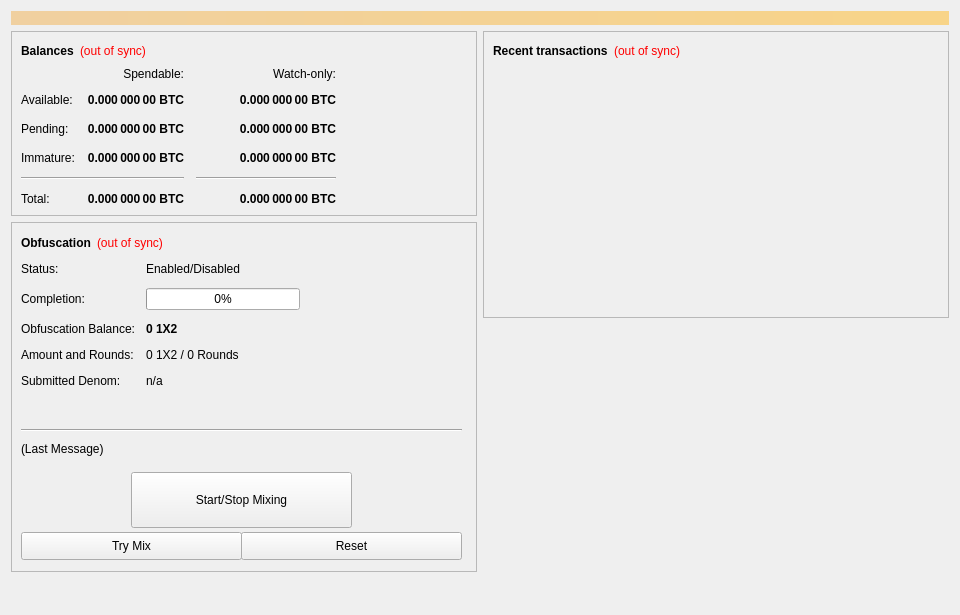
<?xml version="1.0" encoding="UTF-8"?>
<ui version="4.0">
 <class>OverviewPage</class>
 <widget class="QWidget" name="OverviewPage">
  <property name="geometry">
   <rect>
    <x>0</x>
    <y>0</y>
    <width>960</width>
    <height>615</height>
   </rect>
  </property>
  <property name="minimumSize">
   <size>
    <width>960</width>
    <height>0</height>
   </size>
  </property>
  <property name="windowTitle">
   <string>Form</string>
  </property>
  <layout class="QVBoxLayout" name="topLayout">
   <item>
    <widget class="QLabel" name="labelAlerts">
     <property name="visible">
      <bool>false</bool>
     </property>
     <property name="styleSheet">
      <string notr="true">background-color: qlineargradient(x1: 0, y1: 0, x2: 1, y2: 0, stop:0 #F0D0A0, stop:1 #F8D488); color:#000000;</string>
     </property>
     <property name="wordWrap">
      <bool>true</bool>
     </property>
     <property name="margin">
      <number>3</number>
     </property>
    </widget>
   </item>
   <item>
    <layout class="QHBoxLayout" name="horizontalLayout" stretch="1,1">
     <item>
      <layout class="QVBoxLayout" name="verticalLayout_2">
       <item>
        <widget class="QFrame" name="frame">
         <property name="frameShape">
          <enum>QFrame::StyledPanel</enum>
         </property>
         <property name="frameShadow">
          <enum>QFrame::Raised</enum>
         </property>
         <layout class="QVBoxLayout" name="verticalLayout_4">
          <item>
           <layout class="QHBoxLayout" name="horizontalLayout_4">
            <item>
             <widget class="QLabel" name="label_5">
              <property name="font">
               <font>
                <weight>75</weight>
                <bold>true</bold>
               </font>
              </property>
              <property name="text">
               <string>Balances</string>
              </property>
             </widget>
            </item>
            <item>
             <widget class="QLabel" name="labelWalletStatus">
              <property name="cursor">
               <cursorShape>WhatsThisCursor</cursorShape>
              </property>
              <property name="toolTip">
               <string>The displayed information may be out of date. Your wallet automatically synchronizes with the 1X2 Coin network after a connection is established, but this process has not completed yet.</string>
              </property>
              <property name="styleSheet">
               <string notr="true">QLabel { color: red; }</string>
              </property>
              <property name="text">
               <string notr="true">(out of sync)</string>
              </property>
              <property name="alignment">
               <set>Qt::AlignLeading|Qt::AlignLeft|Qt::AlignVCenter</set>
              </property>
             </widget>
            </item>
            <item>
             <spacer name="horizontalSpacer_3">
              <property name="orientation">
               <enum>Qt::Horizontal</enum>
              </property>
              <property name="sizeHint" stdset="0">
               <size>
                <width>40</width>
                <height>20</height>
               </size>
              </property>
             </spacer>
            </item>
           </layout>
          </item>
          <item>
           <layout class="QGridLayout" name="gridLayout">
            <property name="spacing">
             <number>12</number>
            </property>
            <item row="2" column="2">
             <widget class="QLabel" name="labelWatchPending">
              <property name="font">
               <font>
                <weight>75</weight>
                <bold>true</bold>
               </font>
              </property>
              <property name="cursor">
               <cursorShape>IBeamCursor</cursorShape>
              </property>
              <property name="toolTip">
               <string>Unconfirmed transactions to watch-only addresses</string>
              </property>
              <property name="text">
               <string notr="true">0.000 000 00 BTC</string>
              </property>
              <property name="alignment">
               <set>Qt::AlignRight|Qt::AlignTrailing|Qt::AlignVCenter</set>
              </property>
              <property name="textInteractionFlags">
               <set>Qt::LinksAccessibleByMouse|Qt::TextSelectableByKeyboard|Qt::TextSelectableByMouse</set>
              </property>
             </widget>
            </item>
            <item row="2" column="1">
             <widget class="QLabel" name="labelUnconfirmed">
              <property name="font">
               <font>
                <weight>75</weight>
                <bold>true</bold>
               </font>
              </property>
              <property name="cursor">
               <cursorShape>IBeamCursor</cursorShape>
              </property>
              <property name="toolTip">
               <string>Total of transactions that have yet to be confirmed, and do not yet count toward the spendable balance</string>
              </property>
              <property name="text">
               <string notr="true">0.000 000 00 BTC</string>
              </property>
              <property name="alignment">
               <set>Qt::AlignRight|Qt::AlignTrailing|Qt::AlignVCenter</set>
              </property>
              <property name="textInteractionFlags">
               <set>Qt::LinksAccessibleByMouse|Qt::TextSelectableByKeyboard|Qt::TextSelectableByMouse</set>
              </property>
             </widget>
            </item>
            <item row="3" column="2">
             <widget class="QLabel" name="labelWatchImmature">
              <property name="font">
               <font>
                <weight>75</weight>
                <bold>true</bold>
               </font>
              </property>
              <property name="cursor">
               <cursorShape>IBeamCursor</cursorShape>
              </property>
              <property name="toolTip">
               <string>Staked or masternode rewards in watch-only addresses that has not yet matured</string>
              </property>
              <property name="text">
               <string notr="true">0.000 000 00 BTC</string>
              </property>
              <property name="alignment">
               <set>Qt::AlignRight|Qt::AlignTrailing|Qt::AlignVCenter</set>
              </property>
              <property name="textInteractionFlags">
               <set>Qt::LinksAccessibleByMouse|Qt::TextSelectableByKeyboard|Qt::TextSelectableByMouse</set>
              </property>
             </widget>
            </item>
            <item row="4" column="0" colspan="2">
             <widget class="Line" name="lineSpendableBalance">
              <property name="orientation">
               <enum>Qt::Horizontal</enum>
              </property>
             </widget>
            </item>
            <item row="4" column="2">
             <widget class="Line" name="lineWatchBalance">
              <property name="sizePolicy">
               <sizepolicy hsizetype="Preferred" vsizetype="Fixed">
                <horstretch>0</horstretch>
                <verstretch>0</verstretch>
               </sizepolicy>
              </property>
              <property name="minimumSize">
               <size>
                <width>140</width>
                <height>0</height>
               </size>
              </property>
              <property name="orientation">
               <enum>Qt::Horizontal</enum>
              </property>
             </widget>
            </item>
            <item row="5" column="0">
             <widget class="QLabel" name="labelTotalText">
              <property name="text">
               <string>Total:</string>
              </property>
             </widget>
            </item>
            <item row="3" column="1">
             <widget class="QLabel" name="labelImmature">
              <property name="font">
               <font>
                <weight>75</weight>
                <bold>true</bold>
               </font>
              </property>
              <property name="cursor">
               <cursorShape>IBeamCursor</cursorShape>
              </property>
              <property name="toolTip">
               <string>Staked or masternode rewards that has not yet matured</string>
              </property>
              <property name="text">
               <string notr="true">0.000 000 00 BTC</string>
              </property>
              <property name="alignment">
               <set>Qt::AlignRight|Qt::AlignTrailing|Qt::AlignVCenter</set>
              </property>
              <property name="textInteractionFlags">
               <set>Qt::LinksAccessibleByMouse|Qt::TextSelectableByKeyboard|Qt::TextSelectableByMouse</set>
              </property>
             </widget>
            </item>
            <item row="2" column="3">
             <spacer name="horizontalSpacer_2">
              <property name="orientation">
               <enum>Qt::Horizontal</enum>
              </property>
              <property name="sizeHint" stdset="0">
               <size>
                <width>40</width>
                <height>20</height>
               </size>
              </property>
             </spacer>
            </item>
            <item row="3" column="0">
             <widget class="QLabel" name="labelImmatureText">
              <property name="text">
               <string>Immature:</string>
              </property>
             </widget>
            </item>
            <item row="5" column="1">
             <widget class="QLabel" name="labelTotal">
              <property name="font">
               <font>
                <weight>75</weight>
                <bold>true</bold>
               </font>
              </property>
              <property name="cursor">
               <cursorShape>IBeamCursor</cursorShape>
              </property>
              <property name="toolTip">
               <string>Your current total balance</string>
              </property>
              <property name="text">
               <string notr="true">0.000 000 00 BTC</string>
              </property>
              <property name="alignment">
               <set>Qt::AlignRight|Qt::AlignTrailing|Qt::AlignVCenter</set>
              </property>
              <property name="textInteractionFlags">
               <set>Qt::LinksAccessibleByMouse|Qt::TextSelectableByKeyboard|Qt::TextSelectableByMouse</set>
              </property>
             </widget>
            </item>
            <item row="5" column="2">
             <widget class="QLabel" name="labelWatchTotal">
              <property name="font">
               <font>
                <weight>75</weight>
                <bold>true</bold>
               </font>
              </property>
              <property name="cursor">
               <cursorShape>IBeamCursor</cursorShape>
              </property>
              <property name="toolTip">
               <string>Current total balance in watch-only addresses</string>
              </property>
              <property name="text">
               <string notr="true">0.000 000 00 BTC</string>
              </property>
              <property name="alignment">
               <set>Qt::AlignRight|Qt::AlignTrailing|Qt::AlignVCenter</set>
              </property>
              <property name="textInteractionFlags">
               <set>Qt::LinksAccessibleByMouse|Qt::TextSelectableByKeyboard|Qt::TextSelectableByMouse</set>
              </property>
             </widget>
            </item>
            <item row="0" column="2">
             <widget class="QLabel" name="labelWatchonly">
              <property name="text">
               <string>Watch-only:</string>
              </property>
              <property name="alignment">
               <set>Qt::AlignRight|Qt::AlignTrailing|Qt::AlignVCenter</set>
              </property>
             </widget>
            </item>
            <item row="1" column="0">
             <widget class="QLabel" name="labelBalanceText">
              <property name="text">
               <string>Available:</string>
              </property>
             </widget>
            </item>
            <item row="1" column="1">
             <widget class="QLabel" name="labelBalance">
              <property name="font">
               <font>
                <weight>75</weight>
                <bold>true</bold>
               </font>
              </property>
              <property name="cursor">
               <cursorShape>IBeamCursor</cursorShape>
              </property>
              <property name="toolTip">
               <string>Your current spendable balance</string>
              </property>
              <property name="text">
               <string notr="true">0.000 000 00 BTC</string>
              </property>
              <property name="alignment">
               <set>Qt::AlignRight|Qt::AlignTrailing|Qt::AlignVCenter</set>
              </property>
              <property name="textInteractionFlags">
               <set>Qt::LinksAccessibleByMouse|Qt::TextSelectableByKeyboard|Qt::TextSelectableByMouse</set>
              </property>
             </widget>
            </item>
            <item row="1" column="2">
             <widget class="QLabel" name="labelWatchAvailable">
              <property name="font">
               <font>
                <weight>75</weight>
                <bold>true</bold>
               </font>
              </property>
              <property name="cursor">
               <cursorShape>IBeamCursor</cursorShape>
              </property>
              <property name="toolTip">
               <string>Your current balance in watch-only addresses</string>
              </property>
              <property name="text">
               <string notr="true">0.000 000 00 BTC</string>
              </property>
              <property name="alignment">
               <set>Qt::AlignRight|Qt::AlignTrailing|Qt::AlignVCenter</set>
              </property>
              <property name="textInteractionFlags">
               <set>Qt::LinksAccessibleByMouse|Qt::TextSelectableByKeyboard|Qt::TextSelectableByMouse</set>
              </property>
             </widget>
            </item>
            <item row="2" column="0">
             <widget class="QLabel" name="labelPendingText">
              <property name="text">
               <string>Pending:</string>
              </property>
             </widget>
            </item>
            <item row="0" column="1">
             <widget class="QLabel" name="labelSpendable">
              <property name="text">
               <string>Spendable:</string>
              </property>
              <property name="alignment">
               <set>Qt::AlignRight|Qt::AlignTrailing|Qt::AlignVCenter</set>
              </property>
             </widget>
            </item>
           </layout>
          </item>
         </layout>
        </widget>
       </item>
       <item>
        <widget class="QFrame" name="frameObfuscation">
         <property name="minimumSize">
          <size>
           <width>0</width>
           <height>350</height>
          </size>
         </property>
         <property name="layoutDirection">
          <enum>Qt::LeftToRight</enum>
         </property>
         <property name="frameShape">
          <enum>QFrame::StyledPanel</enum>
         </property>
         <property name="frameShadow">
          <enum>QFrame::Raised</enum>
         </property>
         <widget class="QWidget" name="formLayoutWidget">
          <property name="geometry">
           <rect>
            <x>10</x>
            <y>40</y>
            <width>451</width>
            <height>161</height>
           </rect>
          </property>
          <layout class="QFormLayout" name="formLayout">
           <property name="fieldGrowthPolicy">
            <enum>QFormLayout::AllNonFixedFieldsGrow</enum>
           </property>
           <property name="horizontalSpacing">
            <number>11</number>
           </property>
           <property name="verticalSpacing">
            <number>12</number>
           </property>
           <item row="0" column="0">
            <widget class="QLabel" name="label_6">
             <property name="text">
              <string>Status:</string>
             </property>
            </widget>
           </item>
           <item row="1" column="0">
            <widget class="QLabel" name="label_7">
             <property name="text">
              <string>Completion:</string>
             </property>
            </widget>
           </item>
           <item row="1" column="1">
            <widget class="QProgressBar" name="obfuscationProgress">
             <property name="maximumSize">
              <size>
               <width>154</width>
               <height>16777215</height>
              </size>
             </property>
             <property name="value">
              <number>0</number>
             </property>
            </widget>
           </item>
           <item row="2" column="0">
            <widget class="QLabel" name="labelAnonymizedText">
             <property name="text">
              <string>Obfuscation Balance:</string>
             </property>
            </widget>
           </item>
           <item row="2" column="1">
            <widget class="QLabel" name="labelAnonymized">
             <property name="font">
              <font>
               <weight>75</weight>
               <bold>true</bold>
              </font>
             </property>
             <property name="text">
              <string notr="true">0 1X2</string>
             </property>
            </widget>
           </item>
           <item row="3" column="0">
            <widget class="QLabel" name="label_8">
             <property name="text">
              <string>Amount and Rounds:</string>
             </property>
            </widget>
           </item>
           <item row="3" column="1">
            <widget class="QLabel" name="labelAmountRounds">
             <property name="text">
              <string>0 1X2 / 0 Rounds</string>
             </property>
            </widget>
           </item>
           <item row="4" column="0">
            <widget class="QLabel" name="label_9">
             <property name="text">
              <string>Submitted Denom:</string>
             </property>
            </widget>
           </item>
           <item row="4" column="1">
            <widget class="QLabel" name="labelSubmittedDenom">
             <property name="toolTip">
              <string>The denominations you submitted to the Masternode.&lt;br&gt;To mix, other users must submit the exact same denominations.</string>
             </property>
             <property name="text">
              <string>n/a</string>
             </property>
            </widget>
           </item>
           <item row="0" column="1">
            <widget class="QLabel" name="obfuscationEnabled">
             <property name="text">
              <string>Enabled/Disabled</string>
             </property>
            </widget>
           </item>
          </layout>
         </widget>
         <widget class="QPushButton" name="runAutoDenom">
          <property name="geometry">
           <rect>
            <x>251</x>
            <y>17</y>
            <width>1</width>
            <height>1</height>
           </rect>
          </property>
          <property name="palette">
           <palette>
            <active>
             <colorrole role="WindowText">
              <brush brushstyle="SolidPattern">
               <color alpha="255">
                <red>0</red>
                <green>0</green>
                <blue>0</blue>
               </color>
              </brush>
             </colorrole>
             <colorrole role="Button">
              <brush brushstyle="SolidPattern">
               <color alpha="255">
                <red>239</red>
                <green>238</green>
                <blue>238</blue>
               </color>
              </brush>
             </colorrole>
             <colorrole role="Light">
              <brush brushstyle="SolidPattern">
               <color alpha="255">
                <red>255</red>
                <green>255</green>
                <blue>255</blue>
               </color>
              </brush>
             </colorrole>
             <colorrole role="Midlight">
              <brush brushstyle="SolidPattern">
               <color alpha="255">
                <red>247</red>
                <green>246</green>
                <blue>246</blue>
               </color>
              </brush>
             </colorrole>
             <colorrole role="Dark">
              <brush brushstyle="SolidPattern">
               <color alpha="255">
                <red>119</red>
                <green>119</green>
                <blue>119</blue>
               </color>
              </brush>
             </colorrole>
             <colorrole role="Mid">
              <brush brushstyle="SolidPattern">
               <color alpha="255">
                <red>159</red>
                <green>159</green>
                <blue>159</blue>
               </color>
              </brush>
             </colorrole>
             <colorrole role="Text">
              <brush brushstyle="SolidPattern">
               <color alpha="255">
                <red>0</red>
                <green>0</green>
                <blue>0</blue>
               </color>
              </brush>
             </colorrole>
             <colorrole role="BrightText">
              <brush brushstyle="SolidPattern">
               <color alpha="255">
                <red>255</red>
                <green>255</green>
                <blue>255</blue>
               </color>
              </brush>
             </colorrole>
             <colorrole role="ButtonText">
              <brush brushstyle="SolidPattern">
               <color alpha="255">
                <red>0</red>
                <green>0</green>
                <blue>0</blue>
               </color>
              </brush>
             </colorrole>
             <colorrole role="Base">
              <brush brushstyle="SolidPattern">
               <color alpha="255">
                <red>255</red>
                <green>255</green>
                <blue>255</blue>
               </color>
              </brush>
             </colorrole>
             <colorrole role="Window">
              <brush brushstyle="SolidPattern">
               <color alpha="255">
                <red>239</red>
                <green>238</green>
                <blue>238</blue>
               </color>
              </brush>
             </colorrole>
             <colorrole role="Shadow">
              <brush brushstyle="SolidPattern">
               <color alpha="255">
                <red>0</red>
                <green>0</green>
                <blue>0</blue>
               </color>
              </brush>
             </colorrole>
             <colorrole role="AlternateBase">
              <brush brushstyle="SolidPattern">
               <color alpha="255">
                <red>247</red>
                <green>246</green>
                <blue>246</blue>
               </color>
              </brush>
             </colorrole>
             <colorrole role="ToolTipBase">
              <brush brushstyle="SolidPattern">
               <color alpha="255">
                <red>255</red>
                <green>255</green>
                <blue>220</blue>
               </color>
              </brush>
             </colorrole>
             <colorrole role="ToolTipText">
              <brush brushstyle="SolidPattern">
               <color alpha="255">
                <red>0</red>
                <green>0</green>
                <blue>0</blue>
               </color>
              </brush>
             </colorrole>
            </active>
            <inactive>
             <colorrole role="WindowText">
              <brush brushstyle="SolidPattern">
               <color alpha="255">
                <red>0</red>
                <green>0</green>
                <blue>0</blue>
               </color>
              </brush>
             </colorrole>
             <colorrole role="Button">
              <brush brushstyle="SolidPattern">
               <color alpha="255">
                <red>239</red>
                <green>238</green>
                <blue>238</blue>
               </color>
              </brush>
             </colorrole>
             <colorrole role="Light">
              <brush brushstyle="SolidPattern">
               <color alpha="255">
                <red>255</red>
                <green>255</green>
                <blue>255</blue>
               </color>
              </brush>
             </colorrole>
             <colorrole role="Midlight">
              <brush brushstyle="SolidPattern">
               <color alpha="255">
                <red>247</red>
                <green>246</green>
                <blue>246</blue>
               </color>
              </brush>
             </colorrole>
             <colorrole role="Dark">
              <brush brushstyle="SolidPattern">
               <color alpha="255">
                <red>119</red>
                <green>119</green>
                <blue>119</blue>
               </color>
              </brush>
             </colorrole>
             <colorrole role="Mid">
              <brush brushstyle="SolidPattern">
               <color alpha="255">
                <red>159</red>
                <green>159</green>
                <blue>159</blue>
               </color>
              </brush>
             </colorrole>
             <colorrole role="Text">
              <brush brushstyle="SolidPattern">
               <color alpha="255">
                <red>0</red>
                <green>0</green>
                <blue>0</blue>
               </color>
              </brush>
             </colorrole>
             <colorrole role="BrightText">
              <brush brushstyle="SolidPattern">
               <color alpha="255">
                <red>255</red>
                <green>255</green>
                <blue>255</blue>
               </color>
              </brush>
             </colorrole>
             <colorrole role="ButtonText">
              <brush brushstyle="SolidPattern">
               <color alpha="255">
                <red>0</red>
                <green>0</green>
                <blue>0</blue>
               </color>
              </brush>
             </colorrole>
             <colorrole role="Base">
              <brush brushstyle="SolidPattern">
               <color alpha="255">
                <red>255</red>
                <green>255</green>
                <blue>255</blue>
               </color>
              </brush>
             </colorrole>
             <colorrole role="Window">
              <brush brushstyle="SolidPattern">
               <color alpha="255">
                <red>239</red>
                <green>238</green>
                <blue>238</blue>
               </color>
              </brush>
             </colorrole>
             <colorrole role="Shadow">
              <brush brushstyle="SolidPattern">
               <color alpha="255">
                <red>0</red>
                <green>0</green>
                <blue>0</blue>
               </color>
              </brush>
             </colorrole>
             <colorrole role="AlternateBase">
              <brush brushstyle="SolidPattern">
               <color alpha="255">
                <red>247</red>
                <green>246</green>
                <blue>246</blue>
               </color>
              </brush>
             </colorrole>
             <colorrole role="ToolTipBase">
              <brush brushstyle="SolidPattern">
               <color alpha="255">
                <red>255</red>
                <green>255</green>
                <blue>220</blue>
               </color>
              </brush>
             </colorrole>
             <colorrole role="ToolTipText">
              <brush brushstyle="SolidPattern">
               <color alpha="255">
                <red>0</red>
                <green>0</green>
                <blue>0</blue>
               </color>
              </brush>
             </colorrole>
            </inactive>
            <disabled>
             <colorrole role="WindowText">
              <brush brushstyle="SolidPattern">
               <color alpha="255">
                <red>119</red>
                <green>119</green>
                <blue>119</blue>
               </color>
              </brush>
             </colorrole>
             <colorrole role="Button">
              <brush brushstyle="SolidPattern">
               <color alpha="255">
                <red>239</red>
                <green>238</green>
                <blue>238</blue>
               </color>
              </brush>
             </colorrole>
             <colorrole role="Light">
              <brush brushstyle="SolidPattern">
               <color alpha="255">
                <red>255</red>
                <green>255</green>
                <blue>255</blue>
               </color>
              </brush>
             </colorrole>
             <colorrole role="Midlight">
              <brush brushstyle="SolidPattern">
               <color alpha="255">
                <red>247</red>
                <green>246</green>
                <blue>246</blue>
               </color>
              </brush>
             </colorrole>
             <colorrole role="Dark">
              <brush brushstyle="SolidPattern">
               <color alpha="255">
                <red>119</red>
                <green>119</green>
                <blue>119</blue>
               </color>
              </brush>
             </colorrole>
             <colorrole role="Mid">
              <brush brushstyle="SolidPattern">
               <color alpha="255">
                <red>159</red>
                <green>159</green>
                <blue>159</blue>
               </color>
              </brush>
             </colorrole>
             <colorrole role="Text">
              <brush brushstyle="SolidPattern">
               <color alpha="255">
                <red>119</red>
                <green>119</green>
                <blue>119</blue>
               </color>
              </brush>
             </colorrole>
             <colorrole role="BrightText">
              <brush brushstyle="SolidPattern">
               <color alpha="255">
                <red>255</red>
                <green>255</green>
                <blue>255</blue>
               </color>
              </brush>
             </colorrole>
             <colorrole role="ButtonText">
              <brush brushstyle="SolidPattern">
               <color alpha="255">
                <red>119</red>
                <green>119</green>
                <blue>119</blue>
               </color>
              </brush>
             </colorrole>
             <colorrole role="Base">
              <brush brushstyle="SolidPattern">
               <color alpha="255">
                <red>239</red>
                <green>238</green>
                <blue>238</blue>
               </color>
              </brush>
             </colorrole>
             <colorrole role="Window">
              <brush brushstyle="SolidPattern">
               <color alpha="255">
                <red>239</red>
                <green>238</green>
                <blue>238</blue>
               </color>
              </brush>
             </colorrole>
             <colorrole role="Shadow">
              <brush brushstyle="SolidPattern">
               <color alpha="255">
                <red>0</red>
                <green>0</green>
                <blue>0</blue>
               </color>
              </brush>
             </colorrole>
             <colorrole role="AlternateBase">
              <brush brushstyle="SolidPattern">
               <color alpha="255">
                <red>239</red>
                <green>238</green>
                <blue>238</blue>
               </color>
              </brush>
             </colorrole>
             <colorrole role="ToolTipBase">
              <brush brushstyle="SolidPattern">
               <color alpha="255">
                <red>255</red>
                <green>255</green>
                <blue>220</blue>
               </color>
              </brush>
             </colorrole>
             <colorrole role="ToolTipText">
              <brush brushstyle="SolidPattern">
               <color alpha="255">
                <red>0</red>
                <green>0</green>
                <blue>0</blue>
               </color>
              </brush>
             </colorrole>
            </disabled>
           </palette>
          </property>
          <property name="focusPolicy">
           <enum>Qt::NoFocus</enum>
          </property>
          <property name="autoFillBackground">
           <bool>true</bool>
          </property>
          <property name="text">
           <string/>
          </property>
          <property name="flat">
           <bool>true</bool>
          </property>
         </widget>
         <widget class="QPushButton" name="toggleObfuscation">
          <property name="geometry">
           <rect>
            <x>120</x>
            <y>250</y>
            <width>221</width>
            <height>56</height>
           </rect>
          </property>
          <property name="sizePolicy">
           <sizepolicy hsizetype="MinimumExpanding" vsizetype="Fixed">
            <horstretch>0</horstretch>
            <verstretch>0</verstretch>
           </sizepolicy>
          </property>
          <property name="text">
           <string>Start/Stop Mixing</string>
          </property>
         </widget>
         <widget class="Line" name="lineLastMessage">
          <property name="geometry">
           <rect>
            <x>10</x>
            <y>200</y>
            <width>441</width>
            <height>16</height>
           </rect>
          </property>
          <property name="orientation">
           <enum>Qt::Horizontal</enum>
          </property>
         </widget>
         <widget class="QLabel" name="obfuscationStatus">
          <property name="geometry">
           <rect>
            <x>10</x>
            <y>220</y>
            <width>451</width>
            <height>61</height>
           </rect>
          </property>
          <property name="minimumSize">
           <size>
            <width>288</width>
            <height>43</height>
           </size>
          </property>
          <property name="text">
           <string>(Last Message)</string>
          </property>
          <property name="alignment">
           <set>Qt::AlignLeading|Qt::AlignLeft|Qt::AlignTop</set>
          </property>
          <property name="wordWrap">
           <bool>true</bool>
          </property>
         </widget>
         <widget class="QPushButton" name="obfuscationAuto">
          <property name="geometry">
           <rect>
            <x>10</x>
            <y>310</y>
            <width>221</width>
            <height>28</height>
           </rect>
          </property>
          <property name="sizePolicy">
           <sizepolicy hsizetype="MinimumExpanding" vsizetype="Fixed">
            <horstretch>0</horstretch>
            <verstretch>0</verstretch>
           </sizepolicy>
          </property>
          <property name="toolTip">
           <string>Try to manually submit a Obfuscation request.</string>
          </property>
          <property name="text">
           <string>Try Mix</string>
          </property>
         </widget>
         <widget class="QPushButton" name="obfuscationReset">
          <property name="geometry">
           <rect>
            <x>230</x>
            <y>310</y>
            <width>221</width>
            <height>28</height>
           </rect>
          </property>
          <property name="sizePolicy">
           <sizepolicy hsizetype="MinimumExpanding" vsizetype="Fixed">
            <horstretch>0</horstretch>
            <verstretch>0</verstretch>
           </sizepolicy>
          </property>
          <property name="toolTip">
           <string>Reset the current status of Obfuscation (can interrupt Obfuscation if it's in the process of Mixing, which can cost you money!)</string>
          </property>
          <property name="autoFillBackground">
           <bool>false</bool>
          </property>
          <property name="text">
           <string>Reset</string>
          </property>
         </widget>
         <widget class="QWidget" name="layoutWidget">
          <property name="geometry">
           <rect>
            <x>10</x>
            <y>10</y>
            <width>431</width>
            <height>22</height>
           </rect>
          </property>
          <layout class="QHBoxLayout" name="horizontalLayout_5">
           <item>
            <widget class="QLabel" name="label_2">
             <property name="font">
              <font>
               <weight>75</weight>
               <bold>true</bold>
              </font>
             </property>
             <property name="text">
              <string>Obfuscation</string>
             </property>
            </widget>
           </item>
           <item>
            <widget class="QLabel" name="labelObfuscationSyncStatus">
             <property name="toolTip">
              <string>The displayed information may be out of date. Your wallet automatically synchronizes with the 1X2 Coin network after a connection is established, but this process has not completed yet.</string>
             </property>
             <property name="styleSheet">
              <string notr="true">QLabel { color: red; }</string>
             </property>
             <property name="text">
              <string notr="true">(out of sync)</string>
             </property>
             <property name="alignment">
              <set>Qt::AlignLeading|Qt::AlignLeft|Qt::AlignVCenter</set>
             </property>
            </widget>
           </item>
           <item>
            <spacer name="horizontalSpacer_4">
             <property name="orientation">
              <enum>Qt::Horizontal</enum>
             </property>
             <property name="sizeHint" stdset="0">
              <size>
               <width>40</width>
               <height>20</height>
              </size>
             </property>
            </spacer>
           </item>
          </layout>
         </widget>
        </widget>
       </item>
       <item>
        <spacer name="verticalSpacer">
         <property name="orientation">
          <enum>Qt::Vertical</enum>
         </property>
         <property name="sizeHint" stdset="0">
          <size>
           <width>20</width>
           <height>40</height>
          </size>
         </property>
        </spacer>
       </item>
      </layout>
     </item>
     <item>
      <layout class="QVBoxLayout" name="verticalLayout_3">
       <item>
        <widget class="QFrame" name="frame_2">
         <property name="frameShape">
          <enum>QFrame::StyledPanel</enum>
         </property>
         <property name="frameShadow">
          <enum>QFrame::Raised</enum>
         </property>
         <layout class="QVBoxLayout" name="verticalLayout">
          <item>
           <layout class="QHBoxLayout" name="horizontalLayout_2">
            <item>
             <widget class="QLabel" name="label_4">
              <property name="font">
               <font>
                <weight>75</weight>
                <bold>true</bold>
               </font>
              </property>
              <property name="text">
               <string>Recent transactions</string>
              </property>
             </widget>
            </item>
            <item>
             <widget class="QLabel" name="labelTransactionsStatus">
              <property name="cursor">
               <cursorShape>WhatsThisCursor</cursorShape>
              </property>
              <property name="toolTip">
               <string>The displayed information may be out of date. Your wallet automatically synchronizes with the 1X2 Coin network after a connection is established, but this process has not completed yet.</string>
              </property>
              <property name="styleSheet">
               <string notr="true">QLabel { color: red; }</string>
              </property>
              <property name="text">
               <string notr="true">(out of sync)</string>
              </property>
              <property name="alignment">
               <set>Qt::AlignRight|Qt::AlignTrailing|Qt::AlignVCenter</set>
              </property>
             </widget>
            </item>
            <item>
             <spacer name="horizontalSpacer">
              <property name="orientation">
               <enum>Qt::Horizontal</enum>
              </property>
              <property name="sizeHint" stdset="0">
               <size>
                <width>40</width>
                <height>20</height>
               </size>
              </property>
             </spacer>
            </item>
           </layout>
          </item>
          <item>
           <widget class="QListView" name="listTransactions">
            <property name="styleSheet">
             <string notr="true">QListView { background: transparent; }</string>
            </property>
            <property name="frameShape">
             <enum>QFrame::NoFrame</enum>
            </property>
            <property name="verticalScrollBarPolicy">
             <enum>Qt::ScrollBarAlwaysOff</enum>
            </property>
            <property name="horizontalScrollBarPolicy">
             <enum>Qt::ScrollBarAlwaysOff</enum>
            </property>
            <property name="selectionMode">
             <enum>QAbstractItemView::NoSelection</enum>
            </property>
           </widget>
          </item>
         </layout>
        </widget>
       </item>
       <item>
        <spacer name="verticalSpacer_2">
         <property name="orientation">
          <enum>Qt::Vertical</enum>
         </property>
         <property name="sizeType">
          <enum>QSizePolicy::Expanding</enum>
         </property>
         <property name="sizeHint" stdset="0">
          <size>
           <width>20</width>
           <height>40</height>
          </size>
         </property>
        </spacer>
       </item>
      </layout>
     </item>
    </layout>
   </item>
  </layout>
 </widget>
 <resources/>
 <connections/>
</ui>
